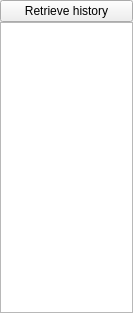
<?xml version="1.0" encoding="UTF-8"?>
<ui version="4.0">
 <class>HistoryForm</class>
 <widget class="QDockWidget" name="HistoryForm">
  <property name="geometry">
   <rect>
    <x>0</x>
    <y>0</y>
    <width>133</width>
    <height>313</height>
   </rect>
  </property>
  <property name="windowTitle">
   <string>History</string>
  </property>
  <widget class="QWidget" name="dockWidgetContents">
   <layout class="QVBoxLayout" name="verticalLayout">
    <property name="spacing">
     <number>0</number>
    </property>
    <property name="leftMargin">
     <number>0</number>
    </property>
    <property name="topMargin">
     <number>0</number>
    </property>
    <property name="rightMargin">
     <number>0</number>
    </property>
    <property name="bottomMargin">
     <number>0</number>
    </property>
    <item>
     <widget class="QPushButton" name="pushButton">
      <property name="text">
       <string>Retrieve history</string>
      </property>
     </widget>
    </item>
    <item>
     <widget class="QTableWidget" name="tableWidget">
      <property name="font">
       <font>
        <family>Segoe UI</family>
        <pointsize>9</pointsize>
       </font>
      </property>
      <property name="alternatingRowColors">
       <bool>true</bool>
      </property>
      <property name="selectionBehavior">
       <enum>QAbstractItemView::SelectRows</enum>
      </property>
      <attribute name="verticalHeaderMinimumSectionSize">
       <number>19</number>
      </attribute>
     </widget>
    </item>
   </layout>
  </widget>
 </widget>
 <resources/>
 <connections/>
</ui>
